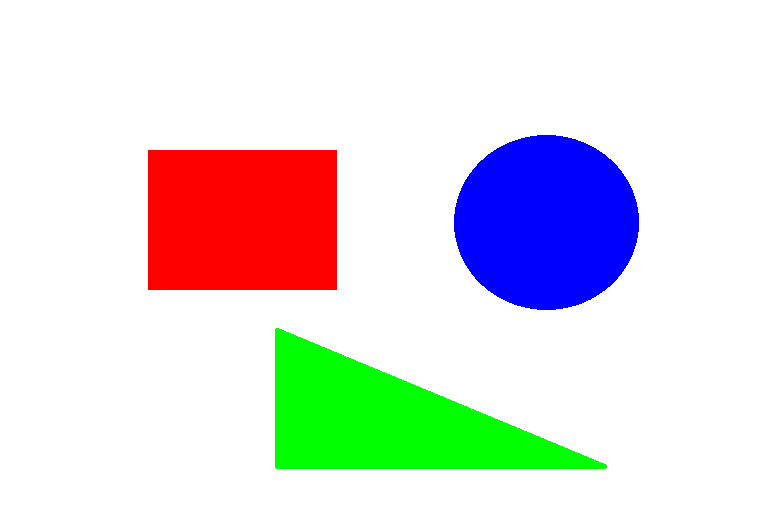
#> input picture data/imgs/test_img.bmp, 783 x 513 px
$ python read_show.py
#> lines starting #> are read from the running program, lines starting #| are printed output that depends on the picture; after the words box and inside, x2 and y2 are one past the last pixel; in counts of white or black regions, pixels touching at a corner belong together
### common/utils.py
"""共享工具函数：跨章节使用的通用辅助函数

主要功能：
- 图像读取与显示
- 文本/图像可视化辅助
- 性能计时
"""

from __future__ import annotations
import time
from contextlib import contextmanager
from pathlib import Path
from typing import Optional, Tuple

import cv2
import numpy as np


def read_image(path: str | Path, grayscale: bool = False) -> np.ndarray:
    """安全读取图像，处理常见错误

    参数：
        path: 图像路径
        grayscale: 是否以灰度模式读取

    返回：
        NumPy 图像数组

    异常：
        FileNotFoundError: 文件不存在
        ValueError: 文件无法解码为图像
    """
#> called with path = 'data/imgs/test_img.bmp', grayscale = False
    path = Path(path)
    if not path.exists():
        raise FileNotFoundError(f"图像文件不存在: {path}")

    flag = cv2.IMREAD_GRAYSCALE if grayscale else cv2.IMREAD_COLOR

    # 统一使用 numpy 方式读取，避免 Windows 中文路径下 cv2.imread 报警告
    img = cv2.imdecode(np.fromfile(str(path), dtype=np.uint8), flag)
#> img is the input picture: shape (513, 783, 3); mean B, G, R 222.8, 222.1, 223.5

    if img is None:
        raise ValueError(f"无法解码图像: {path}")
    return img


# [25 lines left out: functions save_image, timer, not called in this run]


def show_images(*images: np.ndarray,
                titles: Optional[list[str]] = None,
                window_size: Tuple[int, int] = (10, 6)) -> None:
    """用 matplotlib 显示多张图像（保存并用 cv2.imshow 弹窗）

    参数:
        *images: 一张或多张图像
        titles: 对应的标题列表
        window_size: 窗口大小
    """
    import matplotlib.pyplot as plt
    plt.rcParams['font.sans-serif'] = ['SimHei', 'Microsoft YaHei']
    plt.rcParams['axes.unicode_minus'] = False

    n = len(images)
    if titles is None:
        titles = [f"图像 {i + 1}" for i in range(n)]

    fig, axes = plt.subplots(1, n, figsize=window_size)
    if n == 1:
        axes = [axes]

    for ax, img, title in zip(axes, images, titles):
        if img.ndim == 2:
            ax.imshow(img, cmap='gray')
        else:
            ax.imshow(cv2.cvtColor(img, cv2.COLOR_BGR2RGB))
        ax.set_title(title)
        ax.axis('off')

    plt.tight_layout()
    show_plot()


def show_plot(save_path: str = "outputs/plot_result.png") -> None:
    """保存 matplotlib 图表并用 cv2.imshow 弹窗显示

    替代 plt.show()，兼容无 GUI 后端的环境。
    """
    import matplotlib.pyplot as plt

    save_path = Path(save_path)
    save_path.parent.mkdir(parents=True, exist_ok=True)
    plt.savefig(str(save_path), dpi=100, bbox_inches='tight')
    plt.close('all')
    print(f"图表已保存: {save_path}")

    # 用 cv2.imshow 弹窗显示
    plot_img = read_image(save_path)
    cv2.imshow("plot", plot_img)
    cv2.waitKey(0)
    cv2.destroyAllWindows()


# [132 lines left out: functions ensure_dir, load_answer_gt, find_gt_for_image, load_student_id_from_gt, list_student_ids_from_segmented, find_gt_for_student_id and 1 more, not called in this run]

### chapter02/read_show.py
"""第2章：图像读取、显示、保存

教材对应：第2章 2.4 OpenCV基础操作
"""

from __future__ import annotations
import sys
from pathlib import Path

import cv2
import numpy as np

# 设置路径以导入共享工具
sys.path.insert(0, str(Path(__file__).parent.parent))
from common.utils import read_image, show_images


def demo_read_show(image_path: str) -> None:
    """演示图像读取与显示"""
    # 方法1：彩色读取
    img_color = read_image(image_path)
    print(f"彩色图像 shape: {img_color.shape}, dtype: {img_color.dtype}")
#| 彩色图像 shape: (513, 783, 3), dtype: uint8

    # 方法2：灰度读取
    img_gray = read_image(image_path, grayscale=True)
#> call 2 of read_image, with path = 'data/imgs/test_img.bmp', grayscale = True
#> in read_image (call 2), `img = cv2.imdecode(np.fromfile(str(path), dtype=np.uint8), flag)`:
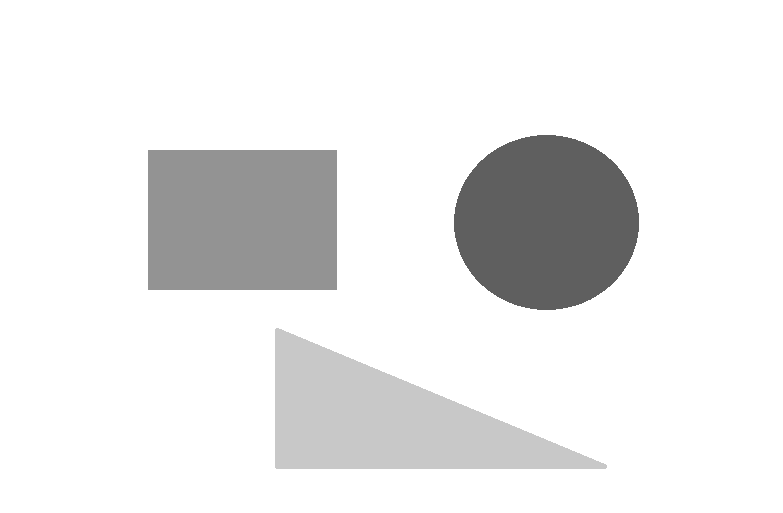
#> img: shape (513, 783); min 95, max 255, mean 234.4
    print(f"灰度图像 shape: {img_gray.shape}, dtype: {img_gray.dtype}")
#| 灰度图像 shape: (513, 783), dtype: uint8

    # 方法3：保留Alpha通道（read_image 不支持 UNCHANGED，需要兜底）
    try:
        img_rgba = cv2.imdecode(np.fromfile(image_path, dtype=np.uint8), cv2.IMREAD_UNCHANGED)
    except Exception:
        # 如果中文路径兜底失败，尝试标准方式
        img_rgba = cv2.imread(image_path, cv2.IMREAD_UNCHANGED)
    print(f"原始读取 shape: {img_rgba.shape}")
#| 原始读取 shape: (513, 783, 4)


def demo_pixel_access(image_path: str) -> None:
    """演示像素访问与修改"""
#> called with image_path = 'data/imgs/test_img.bmp'
    img = read_image(image_path)
    h, w = img.shape[:2]
#> h = 513; w = 783

    # 访问单个像素
    cy, cx = h // 2, w // 2
#> cy = 256; cx = 391
    pixel = img[cy, cx]
#> pixel = [255, 255, 255]
    print(f"中心像素 (B={pixel[0]}, G={pixel[1]}, R={pixel[2]})")
#| 中心像素 (B=255, G=255, R=255)

    # 修改一片区域（ROI）
    img_modified = img.copy()
    img_modified[100:200, 100:200] = [0, 255, 0]  # 绿色方块
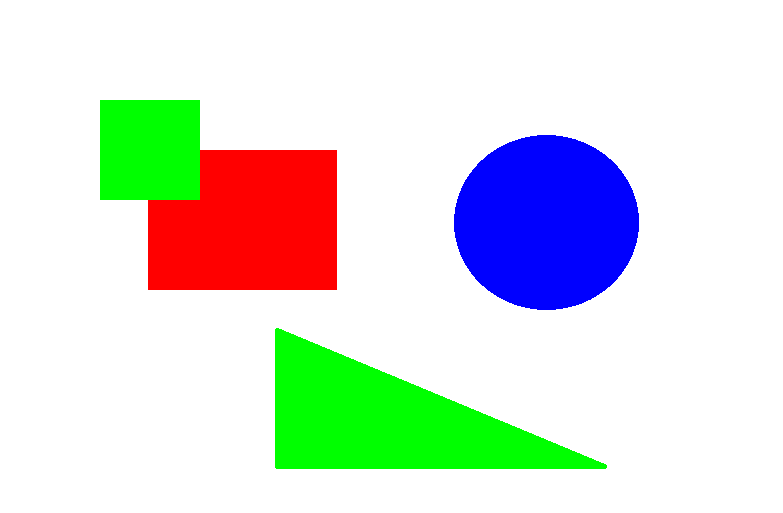
#> img_modified: shape (513, 783, 3); 2.49% of pixels changed, all inside (x1, y1, x2, y2) = (100, 100, 200, 200)
    return img_modified


def demo_crop(image_path: str, output_path: str = "cropped.png") -> np.ndarray:
    """演示图像裁剪（ROI操作）"""
#> called with image_path = 'data/imgs/test_img.bmp', output_path = 'outputs/cropped.png'
    img = read_image(image_path)
    h, w = img.shape[:2]
#> h = 513; w = 783

    # 裁剪中心区域
    cropped = img[h // 4:3 * h // 4, w // 4:3 * w // 4]
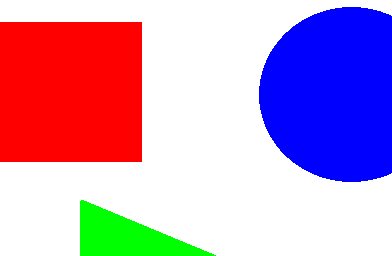
#> cropped: shape (256, 392, 3); mean B, G, R 194.5, 154.8, 195.3

    cv2.imwrite(output_path, cropped)
    print(f"已保存裁剪后图像到 {output_path}")
    print(f"原图: {img.shape} -> 裁剪后: {cropped.shape}")
#| 原图: (513, 783, 3) -> 裁剪后: (256, 392, 3)
    return cropped


def demo_drawing(image_path: str, output_path: str = "annotated.png") -> np.ndarray:
    """演示在图像上绘图"""
#> called with image_path = 'data/imgs/test_img.bmp', output_path = 'outputs/annotated.png'
    img = read_image(image_path).copy()
    h, w = img.shape[:2]
#> h = 513; w = 783

    # 矩形
    cv2.rectangle(img, (50, 50), (200, 200), (0, 255, 0), 3)

    # 圆形
    cv2.circle(img, (w - 100, 100), 50, (255, 0, 0), -1)

    # 直线
    cv2.line(img, (0, h - 100), (w, h - 100), (0, 0, 255), 2)
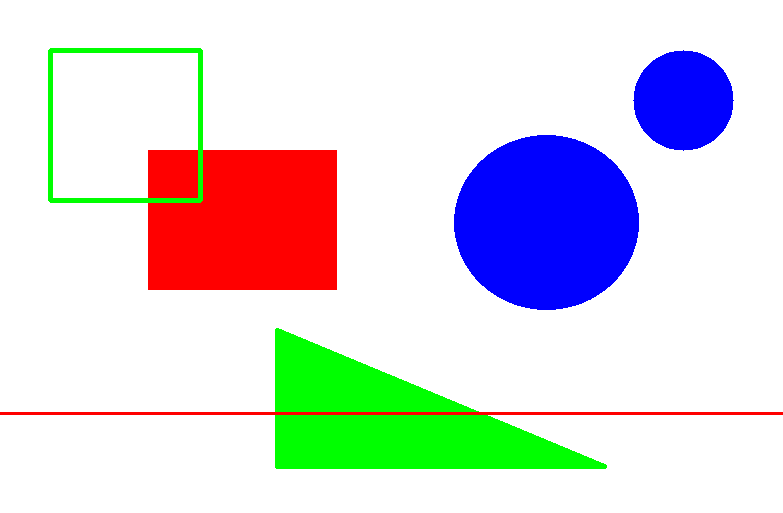
#> img: shape (513, 783, 3); mean B, G, R 220.1, 215.9, 217

    # 文字
    font = cv2.FONT_HERSHEY_SIMPLEX
    cv2.putText(img, "OpenCV Demo", (50, h - 30), font, 1, (255, 255, 255), 2)

    cv2.imwrite(output_path, img)
    print(f"已保存标注图像到 {output_path}")
    return img


def main():
    if len(sys.argv) > 1:
        image_path = sys.argv[1]
    else:
        repo_root = Path(__file__).parent.parent
        image_path = str(repo_root / "data" / "imgs" / "test_img.bmp")

    print("=== 第2章 图像基础操作演示 ===\n")
    demo_read_show(image_path)
    print()
    modified = demo_pixel_access(image_path)
    print()
    cropped = demo_crop(image_path, "outputs/cropped.png")
    print()
    annotated = demo_drawing(image_path, "outputs/annotated.png")

    # 可视化对比
    original = read_image(image_path)
    show_images(original, modified, cropped, annotated,
                titles=["原图", "像素修改", "ROI裁剪", "绘图标注"],
                window_size=(14, 5))
#> in show_plot, `plt.savefig(str(save_path), dpi=100, bbox_inches='tight')`:
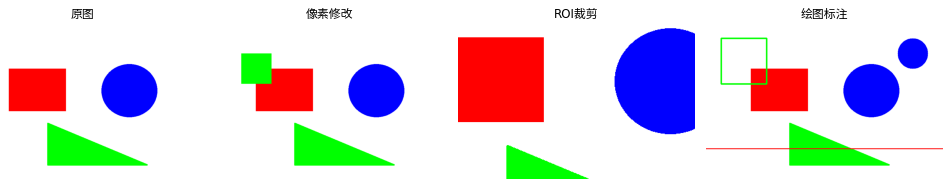
#> figure drawn by matplotlib, 4 panels


if __name__ == "__main__":
    Path("outputs").mkdir(exist_ok=True)
#> (the run stopped early here; a loop or call above may not have finished)
